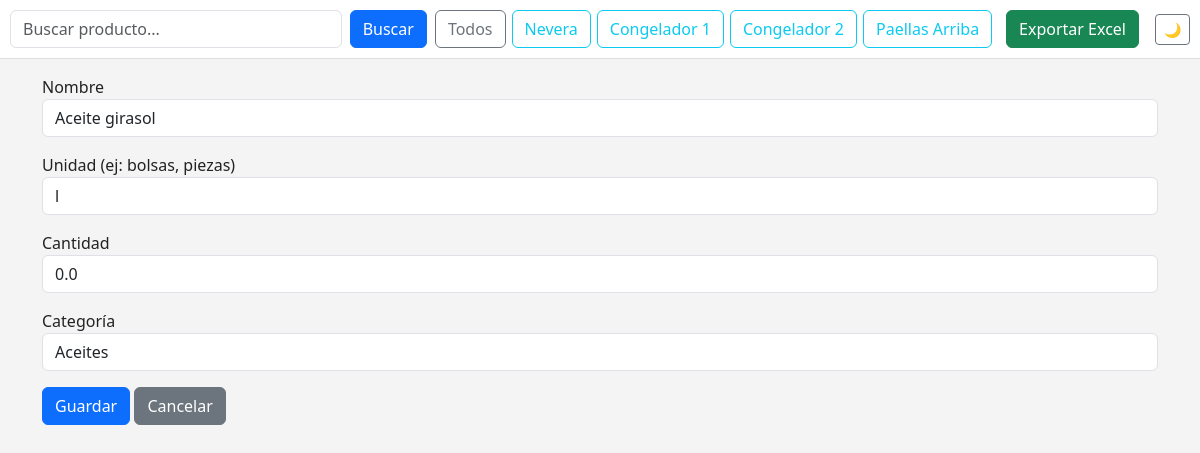
Page /productos/editar/1 on the committed database.
### app/models.py (models this page shows, shortened)
class Product(db.Model):
    id = db.Column(db.Integer, primary_key=True)
    nombre = db.Column(db.String(150), nullable=False)
    unidad = db.Column(db.String(30), nullable=False)
    cantidad = db.Column(db.Float, default=0)
    categoria = db.Column(db.String(50), nullable=True)
    movimientos = db.relationship(
        "Movimiento",
        back_populates="producto",
        lazy="dynamic",
        cascade="all, delete-orphan",
    )

### app/productos/routes.py (the view, shortened to what this page needs)
@productos_bp.route("/editar/<int:product_id>", methods=["GET", "POST"])
def editar_producto(product_id):
    p = Product.query.get_or_404(product_id)
    form = ProductoForm(obj=p)
    return render_template("productos/editar.html", form=form, accion="Editar")

### app/productos/forms.py
class ProductoForm(FlaskForm):
    nombre = StringField("Nombre", validators=[DataRequired()])
    unidad = StringField("Unidad (ej: bolsas, piezas)", validators=[DataRequired()])
    cantidad = FloatField("Cantidad", default=0)
    categoria = StringField("Categoría")
    submit = SubmitField("Guardar")

### app/templates/productos/editar.html (shortened to what this page needs)
{% extends "base.html" %}
{% block content %}
    <form method="post">
    <div class="mb-3">
        {{ form.nombre.label }}
        {{ form.nombre(class="form-control") }}
    </div>
    <div class="mb-3">
        {{ form.unidad.label }}
        {{ form.unidad(class="form-control") }}
    </div>
    <div class="mb-3">
        {{ form.cantidad.label }}
        {{ form.cantidad(class="form-control") }}
    </div>
    <div class="mb-3">
        {{ form.categoria.label }}
        {{ form.categoria(class="form-control") }}
    </div>
    <button type="submit" class="btn btn-primary">Guardar</button>
    <a href="{{ url_for('productos.lista_productos') }}" class="btn btn-secondary">Cancelar</a>
</form>
{% endblock content %}

### app/templates/base.html (style rules this page uses)
:root { --c-bg: #f4f4f4; --c-text: #222; --c-card: #ffffff; --c-border: #dddddd; --c-primary: #0d6efd; --muted: #6c757d; }
body { background-color: var(--c-bg); color: var(--c-text); }

### rows in the picture
Product: nombre "Aceite girasol", unidad "l", cantidad "0.0", categoria "Aceites"
